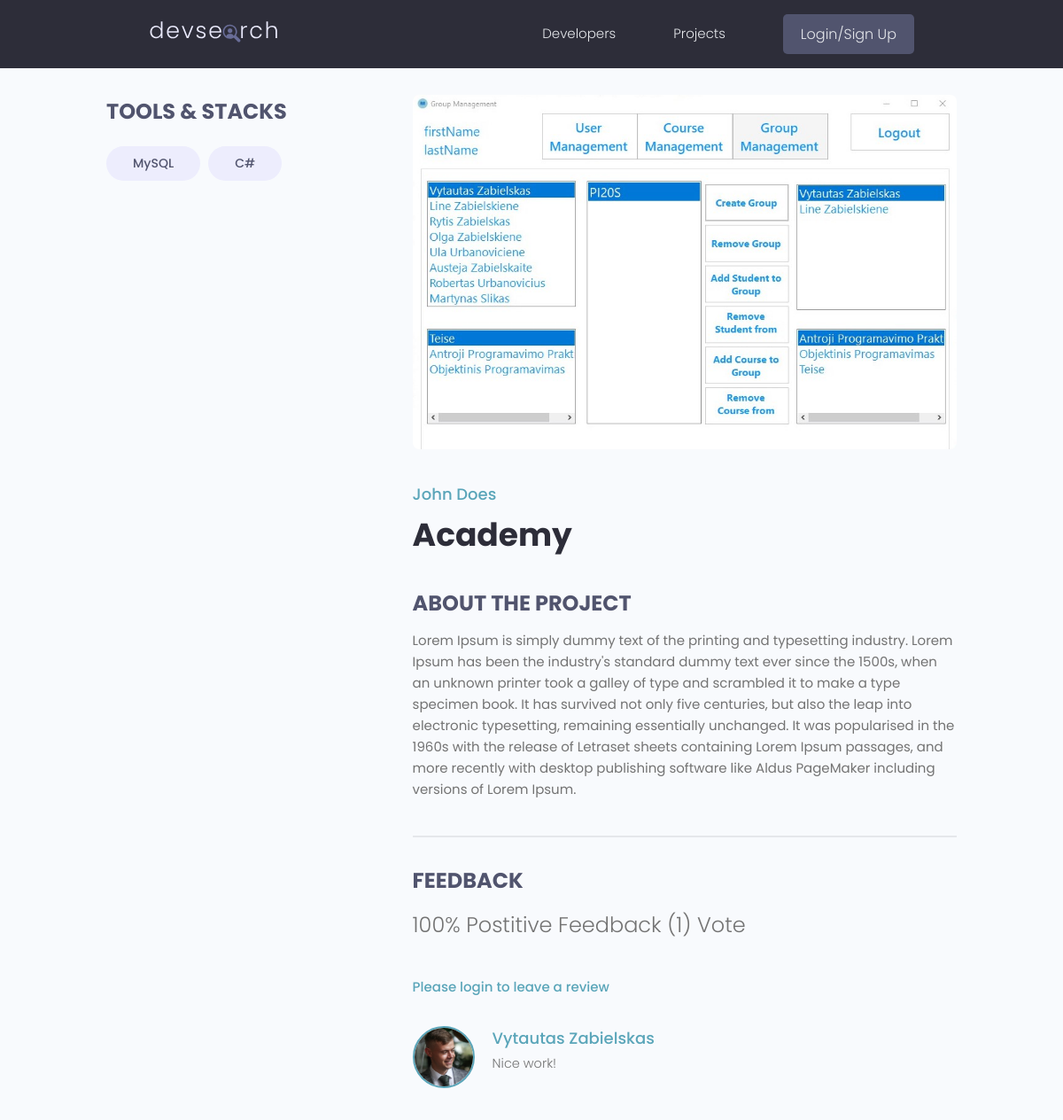
Page /projects/project/8df69f12-3550-43ca-af03-328e007ee8eb/ on the committed database.
### projects/models.py (models this page shows, shortened)
class Tag(models.Model):
    name = models.CharField(max_length=200)
    created = models.DateTimeField(auto_now_add=True)
    id = models.UUIDField(default=uuid.uuid4, unique=True, primary_key=True, editable=False)
    def __str__(self):
        return self.name

class Project(models.Model):
    owner = models.ForeignKey(Profile, null=True, blank=True, on_delete=models.SET_NULL)
    title = models.CharField(max_length=200)
    description = models.TextField(null=True, blank=True)
    featured_image = models.ImageField(null=True, blank=True, default="default.jpg")
    demo_link = models.CharField(max_length=2000, null=True, blank=True)
    source_link = models.CharField(max_length=2000, null=True, blank=True)
    tags = models.ManyToManyField("Tag", blank=True)
    vote_total = models.IntegerField(default=0, null=True, blank=True)
    vote_ratio = models.IntegerField(default=0, null=True, blank=True)
    created = models.DateTimeField(auto_now_add=True)
    id = models.UUIDField(default=uuid.uuid4, unique=True, primary_key=True, editable=False)
    class Meta:
        ordering = ["-vote_ratio", "-vote_total"]
    @property
    def reviewers(self):
        queryset = self.review_set.all().values_list("owner__id", flat=True)
        return queryset

class Review(models.Model):
    VOTE_TYPE = (
        ("up", "Up Vote"),
        ("down", "Down Vote")
    )
    owner = models.ForeignKey(Profile, on_delete=models.CASCADE, null=True)
    project = models.ForeignKey(Project, on_delete=models.CASCADE)
    body = models.TextField(null=True, blank=True)
    value = models.CharField(max_length=200, choices=VOTE_TYPE)
    created = models.DateTimeField(auto_now_add=True)
    id = models.UUIDField(default=uuid.uuid4, unique=True, primary_key=True, editable=False)
    class Meta:
        unique_together = [["owner", "project"]]

### users/models.py (models this page shows, shortened)
class Profile(models.Model):
    user = models.OneToOneField(User, on_delete=models.CASCADE, null=True, blank=True)
    name = models.CharField(max_length=200, null=True, blank=True)
    email = models.EmailField(max_length=500, null=True, blank=True)
    username = models.CharField(max_length=200, null=True, blank=True)
    location = models.CharField(max_length=200, null=True, blank=True)
    short_intro = models.CharField(max_length=200, null=True, blank=True)
    bio = models.TextField(null=True, blank=True)
    profile_image = models.ImageField(null=True, blank=True, upload_to="profiles/", default="profiles/user-default.png")
    social_github = models.CharField(max_length=200, null=True, blank=True)
    social_twitter = models.CharField(max_length=200, null=True, blank=True)
    social_linkedin = models.CharField(max_length=200, null=True, blank=True)
    social_youtube = models.CharField(max_length=200, null=True, blank=True)
    social_website = models.CharField(max_length=200, null=True, blank=True)
    created = models.DateTimeField(auto_now_add=True)
    id = models.UUIDField(default=uuid.uuid4, unique=True, primary_key=True, editable=False)

### projects/views.py (the view, shortened to what this page needs)
# urls.py: path("project/<str:pk>/", views.project, name="project"),
def project(request, pk):
    projectObj = Project.objects.get(id=pk)
    form = ReviewForm()
    return render(request, "projects/single-project.html", {"project" : projectObj, "form" : form})

### projects/templates/projects/single-project.html (shortened to what this page needs)
{% extends "main.html" %} {% block content %}
<main class="singleProject my-md">
    <div class="container">
        <div class="layout">
            <div class="column column--1of3">
                <h3 class="singleProject__subtitle">Tools & Stacks</h3>
                <div class="singleProject__toolStack">
                    {% for tag in project.tags.all %}
                    <span class="tag tag--pill tag--sub tag--lg">
                        <small>{{tag}}</small>
                    </span>
                    {% endfor %}
                </div>
            </div>
            <div class="column column--2of3">
                <img
                    class="singleProject__preview"
                    src="{{ project.featured_image.url }}"
                    alt="portfolio thumbnail"
                />
                <a href="profile.html" class="singleProject__developer">{{project.owner.name}}</a>
                <h2 class="singleProject__title">{{ project.title }}</h2>
                <h3 class="singleProject__subtitle">About the Project</h3>
                <div class="singleProject__info">{{ project.description }}</div>
                <div class="comments">
                    <h3 class="singleProject__subtitle">Feedback</h3>
                    <h5 class="project--rating">
                        {{ project.vote_ratio }}% Postitive Feedback
                        ({{project.vote_total}})
                        Vote{{project.vote_total|pluralize:"s"}}
                    </h5>
                    {% if request.user.profile.id in project.reviewers %}
                        <p>You have already submitted your review for this project</p>
                    {% elif request.user.profile == project.owner %}
                        <p>You cannot review your own work</p>
                    {% else %}
                     <a href="{% url 'login' %}?next={{request.path}}">Please login to leave a review</a>
                    {% endif %}
                    <div class="commentList">
                        {% for review in project.review_set.all %}
                        {% if review.body %}
                        <div class="comment">
                            <a href="{% url 'user-profile' review.owner.id %}">
                                <img class="avatar avatar--md" src="{{review.owner.profile_image.url}}" alt="user" />
                            </a>
                            <div class="comment__details">
                                <a href="{% url 'user-profile' review.owner.id %}" class="comment__author">{{review.owner.name}}</a>
                                <p class="comment__info">{{review.body|linebreaksbr}}</p>
                            </div>
                        </div>
                        {% endif %}
                        {% endfor %}
                    </div>
                </div>
            </div>
        </div>
    </div>
</main>
{% endblock content %}

### static/styles/app.css (style rules this page uses)
:root { --color-sub: #2d2d39; }
img { width: 100%; }
.singleProject .column--1of3 { order: 2; }
@media screen and (min-width: 1081px) { .singleProject .column--1of3 { order: 1; } }
@media screen and (min-width: 1081px) { .singleProject .column--2of3 { order: 2; } }
.singleProject__toolStack { margin-top: 2rem; margin-bottom: 4rem; }
.singleProject__preview { height: 50vh; object-fit: cover; object-position: top center; margin-bottom: 3rem; border-radius: 0.7rem; }
.singleProject__developer { font-size: 1.8rem; font-weight: 500; }
.singleProject__title { font-size: 3.6rem; font-weight: 700; color: var(--color-sub); margin-bottom: 3rem; }
.project--rating { margin-bottom: 1.6em; margin-top: .5em; }
.singleProject__subtitle { text-transform: uppercase; font-size: 2.4rem; font-weight: 700; color: var(--color-sub-light); margin-bottom: 1rem; }
.comments { margin-top: 4rem; padding-top: 3rem; border-top: 2px solid var(--color-light); }
.commentList { margin: 3rem 0; }
.comment { display: flex; gap: 2rem; }
.comment__author { font-size: 1.8rem; }
.comment__info { font-size: 1.45rem; }

### static/uikit/styles/modules/_variables.css (style rules this page uses)
:root { --color-main: #5aa5b9; --color-main-light: #e6faff; --color-sub: #3f4156; --color-sub-light: #51546e; --color-sub-lighter: #ededfd; --color-text: #737373; --color-gray: #8b8b8b; --color-light: #e5e7eb; --color-light-gray: #767676; --color-bg: #f8fafd; --color-white: #fffefd; --color-white-light: #f3f3f3; --color-success: #359e64; --color-success-bg: #def8e8; --color-error: #fc4b0b; --color-error-bg: #fff2ee; --font-base: 'Poppins', arial, helvetica, 'Segoe UI', roboto, ubuntu, sans-serif; --font-monospace: 'Fira Code', 'Courier New', courier, monospace; --font-regular: 300; --font-medium: 500; --font-bold: 700; --generic-shadow: 1px 1px 5px #00000010; --generic-transition: all 0.3s ease-in-out; }

### static/uikit/styles/modules/_base.css (style rules this page uses)
* { margin: 0; padding: 0; box-sizing: border-box; text-rendering: optimizeLegibility; color: inherit; font-size: inherit; }
html { font-size: 50%; }
@media only screen and (min-width: 480px) { html { font-size: 56.25%; } }
@media only screen and (min-width: 1200px) { html { font-size: 62.5%; } }
body { line-height: 1.6; font-weight: 400; font-size: 1.5rem; color: var(--color-text); background-color: var(--color-bg); min-height: 100vh; }

### static/uikit/styles/modules/_typography.css (style rules this page uses)
* { font-family: var(--font-base); }
h2 { font-size: 3.6rem; font-weight: var(--font-bold); }
h3 { font-size: 3.2rem; font-weight: var(--font-medium); }
h5 { font-size: 2.4rem; font-weight: var(--font-medium); }
h5, h6 { font-weight: var(--font-regular); }
p, span, strong { font-size: 1.6rem; color: var(--color-text); font-weight: var(--font-regular); }
a { padding-bottom: 2px; text-decoration: none; display: inline-block; color: var(--color-main); font-weight: var(--font-medium); }

### static/uikit/styles/modules/_utilities.css (style rules this page uses)
.container { width: 92%; max-width: 165rem; margin: 0 auto; box-sizing: border-box; }
@media screen and (min-width: 1000px) { .container { width: 90%; } }
@media screen and (min-width: 1200px) { .container { width: 80%; } }
.my-md { margin: 3rem auto; }

### static/uikit/styles/modules/_avatar.css (style rules this page uses)
.avatar { border-radius: 50%; border: 2px solid var(--color-main); object-fit: cover; }
.avatar--md { height: 7rem; width: 7rem; }

### static/uikit/styles/modules/_tag.css (style rules this page uses)
.tag { display: inline-flex; align-items: center; background-color: var(--color-sub); height: -webkit-fit-content; height: -moz-fit-content; height: fit-content; width: -webkit-fit-content; width: -moz-fit-content; width: fit-content; border-radius: 0.5rem; padding: 0.5rem 1.5rem; font-size: 1.2rem; cursor: pointer; }
.tag:not(:last-child) { margin-right: 0.25rem; margin-bottom: 0.75rem; }
.tag > small { color: var(--color-white); }
.tag--pill { border-radius: 5rem; }
.tag--sub, .tag--sub > small { background: var(--color-sub-lighter); color: var(--color-sub-light); font-weight: 500; }
.tag--lg { padding: 0.8rem 3rem; font-size: 1.4rem; }
.tag--lg:not(:last-child) { margin-right: 0.5rem; margin-bottom: 1rem; }

### static/uikit/styles/modules/_layout.css (style rules this page uses)
.layout { display: flex; flex-flow: row wrap; justify-content: space-between; }
.layout > .column { margin-bottom: 3rem; }
.layout > .column.column--1of3 { flex-basis: 30%; }
.layout > .column.column--2of3 { flex-basis: 64%; }

### rows in the picture
Tag: name "MySQL"
Tag: name "C#"
Project: featured_image (picture), owner.name "John Does", title "Academy", description "Lorem Ipsum is simply dummy text of the printing and typesetting industry. Lorem Ipsum has been the industry's standard dummy text ever since the 1500s, when an unknown printer took a galley of type and scrambled it to make a type specimen book. It has survived not only five centuries, but also the leap into electronic typesetting, remaining essentially unchanged. It was popularised in the 1960s with the release of Letraset sheets containing Lorem Ipsum passages, and more recently with desktop publishing software like Aldus PageMaker including versions of Lorem Ipsum.", vote_ratio "100", vote_total "1"
Review: owner.profile_image (picture), owner.name "Vytautas Zabielskas", body "Nice work!"
